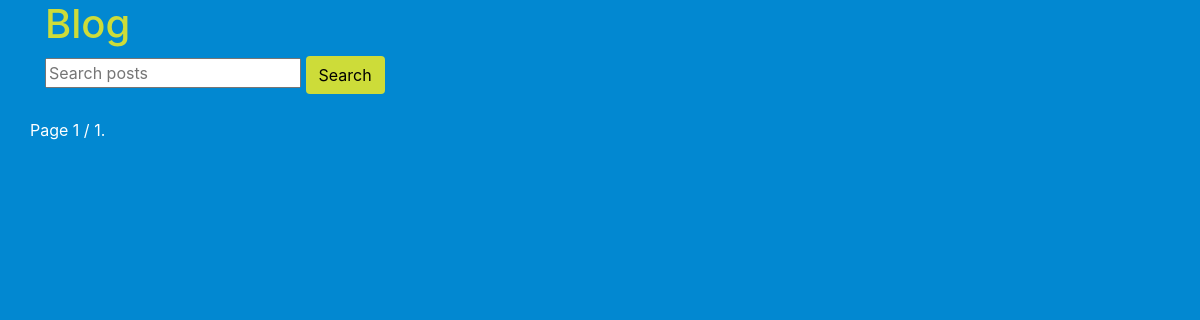
The app's page /blog/ (signed in), older data.
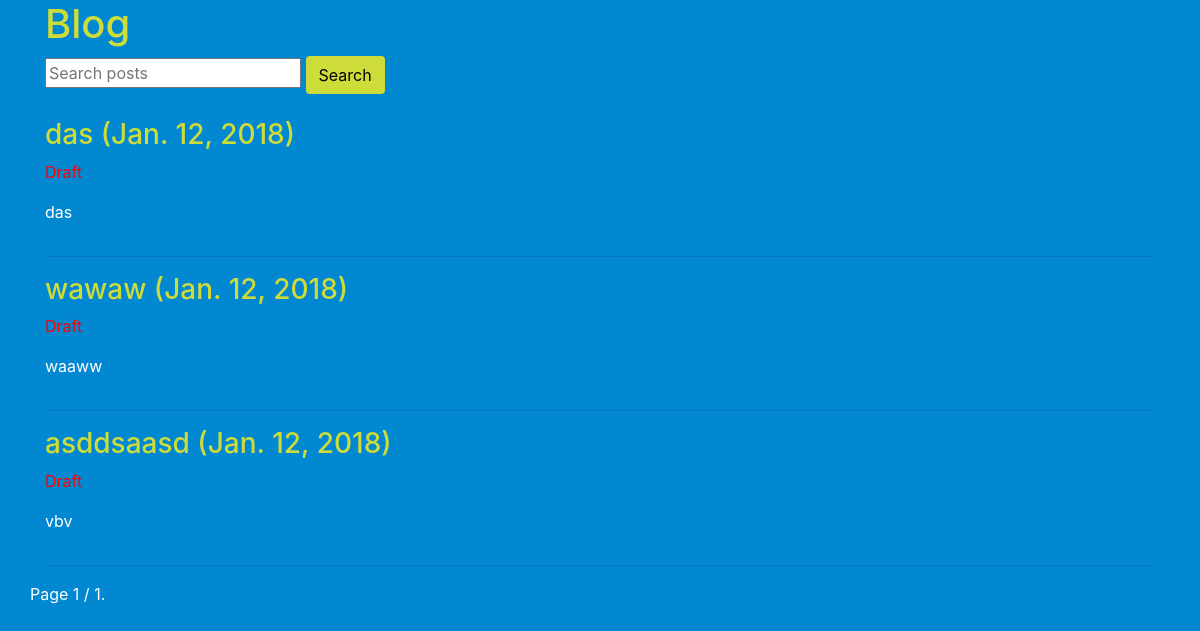
The same page, newer data.
### blog/models.py (models this page shows, shortened)
class Post(models.Model):
    title = models.CharField(max_length = 120)
    image = models.ImageField(null = True, blank = True, height_field = 'height_field', width_field = 'width_field', upload_to=find_upload)
    height_field = models.IntegerField(default = 0)
    width_field = models.IntegerField(default = 0)
    content = models.TextField()
    updated = models.DateTimeField(auto_now = True, auto_now_add = False)
    created = models.DateTimeField(auto_now = False, auto_now_add = True)
    published = models.DateField(default = timezone.now)
    draft = models.BooleanField(default = True)

### blog/views.py (the view)
def post_list(request):
    if request.user.is_staff:
        queryset= Post.objects.all()
    else:
        queryset= Post.objects.filter(draft=False).filter(published__lte = timezone.now()).all()
    query = request.GET.get('q')
    if query:
        queryset = queryset.filter(
        Q(title__icontains=query) |
        Q(content__icontains=query)
        ).distinct()
    paginator = Paginator(queryset, 10)
    page = request.GET.get('page')
    posts = paginator.get_page(page)
    context = {
        'object_list' : posts,
        'staff' : request.user.is_staff,
        'paratlan' : range(1,10,2)
    }
    return render(request, 'blog/post_list.html', context)

### blog/templates/blog/post_list.html (shortened to what this page needs)
{% extends 'base.html' %}
{% block content %}
<div class="container">
<div>
<h1> Blog </h1>
<form method='GET' action =''>
  <input type="text" name='q' placeholder="Search posts"/>
  <button class="btn btn-md" type="submit" value="Search">Search</button>
</div>
<br>
  <div>
    {% for obj in object_list %}
    <div class="row">
      {% if forloop.counter in paratlan %}
      <div class="col-sm-6 col-sm-offset-3">
        <a href="/blog/{{ obj.id }}"><h3> {{ obj.title }} ({{ obj.published }})</h3></a>
        {% if staff %}
        {% if obj.draft %}
        <p style="color:red;">Draft</p>
        {% endif %}
        {% endif %}
        <p> {{ obj.content|safe|truncatechars_html:393 }} </p>
      </div>
      {% else %}
      <div class="col-sm-6 col-sm-offset-3">
        <a href="/blog/{{ obj.id }}"><h3> {{ obj.title }} ({{ obj.published }})</h3></a>
        {% if staff %}
        {% if obj.draft %}
        <p style="color:red;">Draft</p>
        {% endif %}
        {% endif %}
        <p> {{ obj.content|safe|truncatechars_html:393 }} </p>
      </div>
      {% endif %}
    </div>
    <hr>
    {% endfor %}
    <div class="row">
      <div class="pagination">
        <span class="step-links">
          <span class="current">
            Page {{ object_list.number }} / {{ object_list.paginator.num_pages }}.
          </span>
        </span>
      </div>
    </div>
  </div>
  {% endblock %}

### templates/base.html (shortened to what this page needs)
<!DOCTYPE html>
<html>
<head>
  {% include 'bootstrap_css.html' %}
</head>
<body background="#03A9F4">
  <main>
    {% block content %}
    {% endblock %}
  </main>
</body>
</html>

### templates/bootstrap_css.html (shortened to what this page needs)
<link rel="stylesheet" href="https://maxcdn.bootstrapcdn.com/bootstrap/4.0.0-beta.2/css/bootstrap.min.css">

### blog/templates/blog/post_list.html (style rules this page uses)
body { background-color: #0288D1; }
h1, h3 { color: #CDDC39; }
button { color: black; background-color: #CDDC39; }
div, p { color: white; }

Row changes from the older to the newer data that the page shows:
added Post: title "das", published "Jan. 12, 2018", draft "Draft", content "das"
added Post: title "wawaw", published "Jan. 12, 2018", draft "Draft", content "waaww"
added Post: title "asddsaasd", published "Jan. 12, 2018", draft "Draft", content "vbv"
